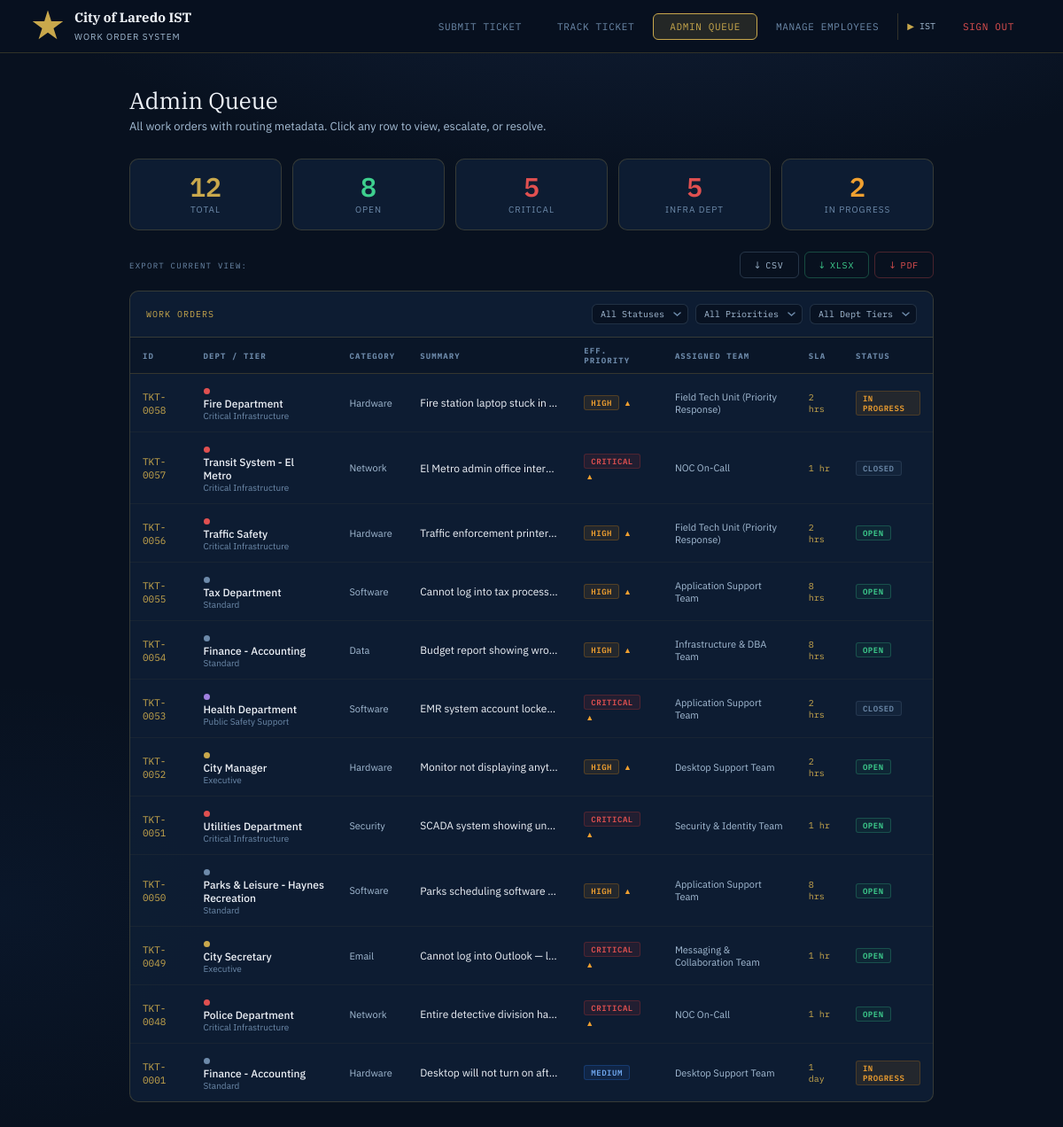
/admin-queue/ (signed in), run on an earlier commit of the app's database.
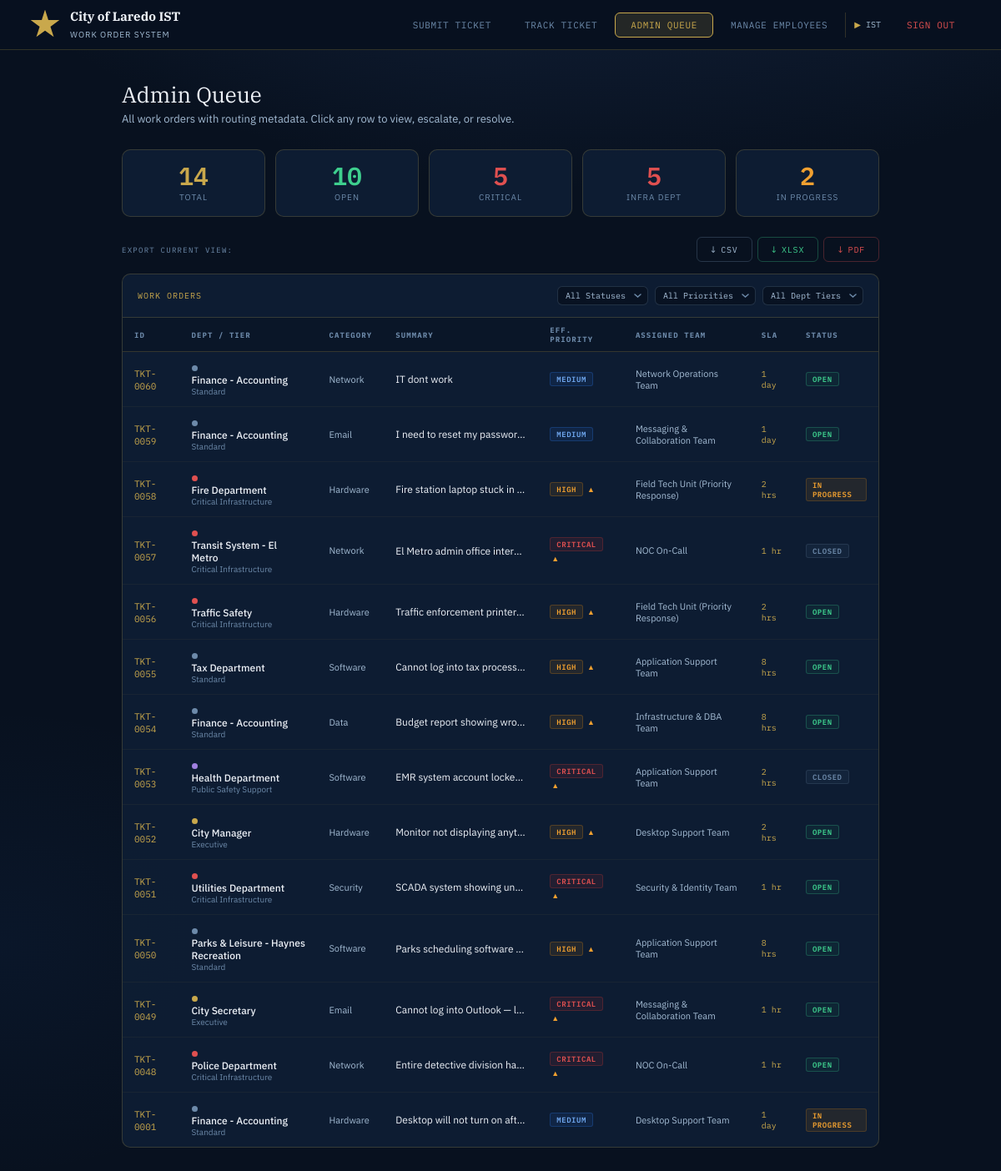
And on a later commit of the database.
### tickets/models.py (models this page shows, shortened)
class Ticket(models.Model):
    ticket_id   = models.CharField(max_length=20, unique=True, editable=False)
    submitter   = models.ForeignKey(
        Employee, null=True, blank=True,
        on_delete=models.SET_NULL,
        related_name="tickets",
        verbose_name="Submitted By",
    )
    name        = models.CharField("Full Name",    max_length=120)
    employee_id = models.CharField("Employee ID",  max_length=30)
    department  = models.CharField("Department",   max_length=80,
                                   choices=DEPARTMENT_CHOICES)
    email       = models.EmailField("Contact Email")
    category    = models.CharField("Category",    max_length=30,
                                   choices=CATEGORY_CHOICES)
    subtype     = models.CharField("Sub-Type",    max_length=30,
                                   choices=SUBTYPE_CHOICES, blank=True)
    issue_type  = models.CharField("Issue Type",  max_length=40,
                                   choices=ISSUE_TYPE_CHOICES, blank=True)
    title       = models.CharField("Brief Summary",      max_length=120)
    description = models.TextField("Detailed Description", blank=True)
    asset_tag   = models.CharField("Asset Tag",  max_length=40, blank=True)
    location    = models.CharField("Location",   max_length=80, blank=True)
    phone_ext   = models.CharField("Phone Ext",  max_length=10, blank=True)
    user_priority = models.IntegerField(
        "User-Selected Priority",
        choices=PRIORITY_CHOICES, default=4,
    )
    routing_tier               = models.CharField("Dept Tier",         max_length=30,  blank=True)
    routing_tier_label         = models.CharField("Tier Label",        max_length=60,  blank=True)
    routing_team               = models.CharField("Assigned Team",     max_length=100, blank=True)
    routing_sla                = models.CharField("SLA Target",        max_length=20,  blank=True)
    routing_effective_priority = models.IntegerField("Effective Priority", default=4)
    routing_was_modified       = models.BooleanField("Priority Auto-Adjusted", default=False)
    routing_reasons            = models.TextField("Routing Reasons (JSON)", blank=True)
    routing_escalation_path    = models.TextField("Escalation Path (JSON)",  blank=True)
    status       = models.CharField(max_length=20, choices=TicketStatus.choices,
                                    default=TicketStatus.OPEN)
    submitted_at = models.DateTimeField(auto_now_add=True)
    updated_at   = models.DateTimeField(auto_now=True)
    class Meta:
        ordering = ["-submitted_at"]
        verbose_name = "Ticket"
        verbose_name_plural = "Tickets"
    @property
    def effective_priority_label(self) -> str:
        return PRIORITY_LABELS.get(self.routing_effective_priority, "Unknown")
    @property
    def priority_badge_class(self) -> str:
        return {1: "bp1", 2: "bp2", 3: "bp3", 4: "bp4"}.get(
            self.routing_effective_priority, "bp4"
        )
    @property
    def status_badge_class(self) -> str:
        return {
            "Open":        "bs-open",
            "In Progress": "bs-prog",
            "Closed":      "bs-clos",
        }.get(self.status, "")
    @property
    def tier_badge_class(self) -> str:
        return f"tier-{self.routing_tier}"

### tickets/views.py (the view)
# urls.py: path("admin-queue/",             views.admin_queue,      name="admin_queue"),
@ist_required
def admin_queue(request):
    tickets = Ticket.objects.select_related("submitter").all()
    status_filter   = request.GET.get("status",   "")
    priority_filter = request.GET.get("priority", "")
    tier_filter     = request.GET.get("tier",     "")
    if status_filter:
        tickets = tickets.filter(status=status_filter)
    if priority_filter:
        tickets = tickets.filter(routing_effective_priority=int(priority_filter))
    if tier_filter:
        tickets = tickets.filter(routing_tier=tier_filter)
    all_tickets = Ticket.objects.all()
    stats = {
        "total":       all_tickets.count(),
        "open":        all_tickets.filter(status=TicketStatus.OPEN).count(),
        "in_progress": all_tickets.filter(status=TicketStatus.IN_PROGRESS).count(),
        "critical":    all_tickets.filter(routing_effective_priority=1).count(),
        "infra":       all_tickets.filter(routing_tier="CRITICAL_INFRA").count(),
    }
    context = {
        "tickets":          tickets,
        "stats":            stats,
        "status_filter":    status_filter,
        "priority_filter":  priority_filter,
        "tier_filter":      tier_filter,
        "status_choices":   [("", "All Statuses")] + list(TicketStatus.choices),
        "priority_choices": [
            ("", "All Priorities"),
            ("1", "Critical"), ("2", "High"), ("3", "Medium"), ("4", "Low"),
        ],
        "tier_choices": [
            ("", "All Dept Tiers"),
            ("CRITICAL_INFRA", "Critical Infra"),
            ("EXECUTIVE",      "Executive"),
            ("PUBLIC_SAFETY",  "Public Safety"),
            ("STANDARD",       "Standard"),
        ],
    }
    return render(request, "tickets/admin_queue.html", context)

### tickets/views.py (called while the page is built)
def ist_required(view_fn):
    @wraps(view_fn)
    def wrapper(request, *args, **kwargs):
        if not request.session.get("employee_pk"):
            return redirect("employee_login")
        role = request.session.get("employee_role", "dept")
        if role not in ("ist", "admin"):
            return redirect("submit_ticket")
        return view_fn(request, *args, **kwargs)
    return wrapper

### tickets/templates/tickets/admin_queue.html (shortened to what the changed rows need)
{% extends "tickets/base.html" %}
{% block content %}
<div class="ph">
  <h1>Admin Queue</h1>
</div>
<div class="stats-row">
  <div class="stat"><div class="n" style="color:var(--gold)">{{ stats.total }}</div><div class="l">Total</div></div>
  <div class="stat"><div class="n" style="color:var(--green-2)">{{ stats.open }}</div><div class="l">Open</div></div>
</div>
<form method="GET" style="margin-bottom:0">
  <div class="table-card">
    <table>
      <thead>
        <tr>
          <th>ID</th>
          <th>Dept / Tier</th>
          <th>Category</th>
          <th>Summary</th>
          <th>Eff. Priority</th>
          <th>Assigned Team</th>
          <th>SLA</th>
          <th>Status</th>
        </tr>
      </thead>
      <tbody>
        {% for ticket in tickets %}
        <tr onclick="window.location='{% url 'ticket_detail' ticket.ticket_id %}'" style="cursor:pointer">
          <td><span class="tid">{{ ticket.ticket_id }}</span></td>
          <td class="{{ ticket.tier_badge_class }}">
            <span class="tdot"></span>
            <div style="font-weight:500;font-size:12px">{{ ticket.department }}</div>
            <div style="font-size:10px;color:var(--steel)">{{ ticket.routing_tier_label }}</div>
          </td>
          <td style="text-transform:capitalize;font-size:11px;color:var(--steel-2)">{{ ticket.category }}</td>
          <td style="max-width:185px;overflow:hidden;text-overflow:ellipsis;white-space:nowrap">{{ ticket.title }}</td>
          <td>
            <span class="badge {{ ticket.priority_badge_class }}">{{ ticket.effective_priority_label }}</span>
            {% if ticket.routing_was_modified %}
              <span title="Auto-adjusted" style="font-size:9px;color:var(--amber-2);margin-left:2px">&#9650;</span>
            {% endif %}
          </td>
          <td style="font-size:11px;color:var(--steel-2)">{{ ticket.routing_team }}</td>
          <td style="font-family:'IBM Plex Mono',monospace;font-size:10px;color:var(--gold)">{{ ticket.routing_sla }}</td>
          <td><span class="badge {{ ticket.status_badge_class }}">{{ ticket.status }}</span></td>
        </tr>
        {% empty %}
        <tr>
          <td colspan="8" style="text-align:center;padding:24px;color:var(--steel)">
            No tickets match the selected filters.
          </td>
        </tr>
        {% endfor %}
      </tbody>
    </table>
  </div>
</form>
{% endblock %}

What changed in the data, as far as the page shows it:
added Ticket: ticket_id "TKT-0060", department "Finance - Accounting", routing_tier_label "Standard", category "Network", title "IT dont work", effective_priority_label "MEDIUM", routing_team "Network Operations Team", routing_sla "1 day", status "OPEN"
added Ticket: ticket_id "TKT-0059", department "Finance - Accounting", routing_tier_label "Standard", category "Email", title "I need to reset my passwor…", effective_priority_label "MEDIUM", routing_team "Messaging & Collaboration Team", routing_sla "1 day", status "OPEN"
Also different on the page:
{{ stats.total }}: "12" → "14"
{{ stats.open }}: "8" → "10"
